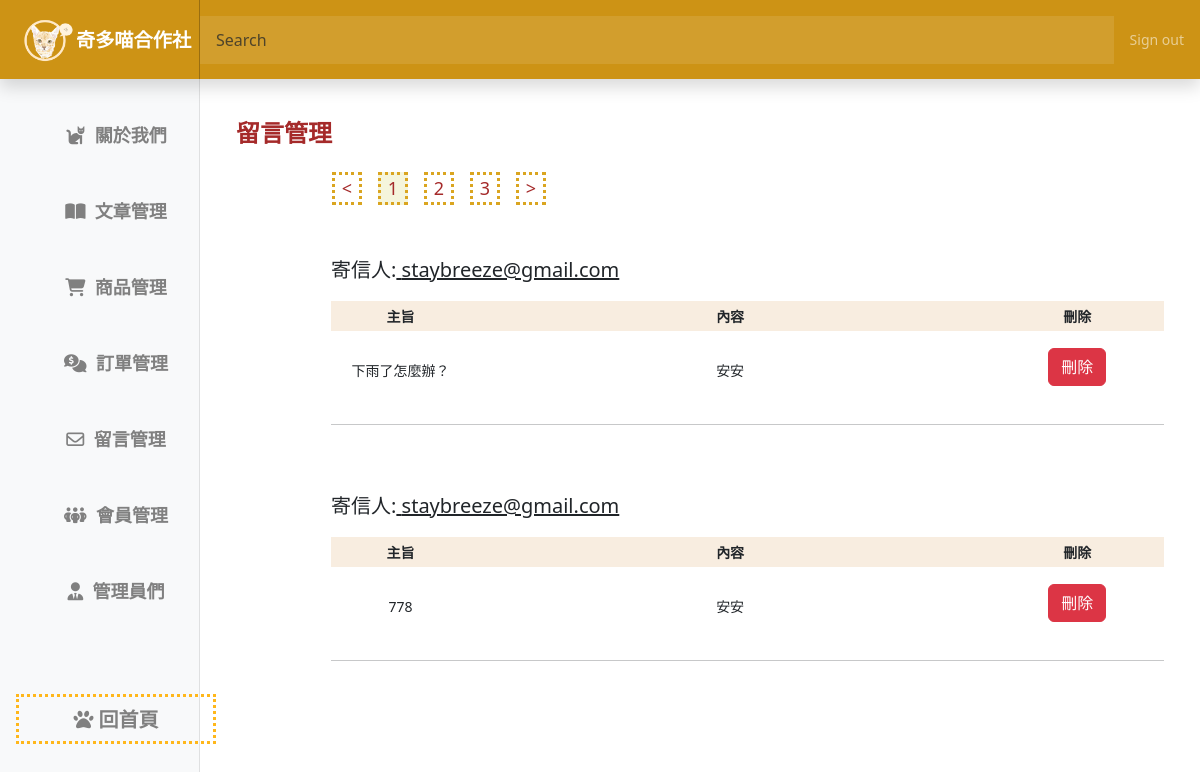
The app's page /online_store/back/messages.php with its own data.
### tables this page shows
CREATE TABLE `store_messages` (
  `id` int(10) UNSIGNED NOT NULL,
  `sender` text NOT NULL,
  `subject` text NOT NULL,
  `text` text NOT NULL
);

### online_store/api/db.php (called while the page is built, shortened)
<?php
class db
{
    protected $dsn = "mysql:host=localhost;charset=utf8;dbname=member";
    protected $pdo;
    protected $table;
    public function __construct($table)
    {
        $this->table = $table;
        $this->pdo = new PDO($this->dsn, 'root', '');
    }
    function all($id = '', $other = '')
    {
        $sql = "select * from `$this->table` ";
        if (isset($this->table) && !empty($this->table)) {
            if (is_array($id)) {
                if (!empty($id)) {
                    $tmp = $this->a2s($id);
                    $sql .= " where " . join(" && ", $tmp);
                }
            } else {
                $sql .= " $id";
            }
            $sql .= $other;
            $rows = $this->pdo->query($sql)->fetchAll(PDO::FETCH_ASSOC);
            return $rows;
        } else {
            echo "錯誤:沒有指定的資料表名稱";
        }
    }
}
$Message=new DB('store_messages');

### online_store/back/messages.php (the view, shortened to what this page needs)
<?php
include_once "../api/db.php"
?>
<!doctype html>
<html lang="en">
<head>
  <link rel="stylesheet" href="https://cdnjs.cloudflare.com/ajax/libs/font-awesome/6.4.2/css/all.min.css" />
  <link href="https://cdn.jsdelivr.net/npm/bootstrap@5.3.2/dist/css/bootstrap.min.css" rel="stylesheet">
  <link href="../css/back.css" rel="stylesheet">
</head>
<body>
  <header class="navbar navbar-dark sticky-top bg-dark flex-md-nowrap p-0 shadow">
    <a class="navbar-brand col-md-3 col-lg-2 me-0 px-3" href="../back.php"><img src="../img/logo1.png" width="60px" alt="">
      <h3 style="font-weight:bold">奇多喵合作社</h3>
    </a>
    <input class="form-control form-control-dark w-90" type="text" placeholder="Search" aria-label="Search">
    <div class="navbar-nav">
      <div class="nav-item text-nowrap">
        <a class="nav-link px-3" href="../api/logout.php">Sign out</a>
      </div>
    </div>
  </header>
  <div class="container-fluid">
    <div class="row">
      <?php
      include_once "../inc/back_nav.php"
      ?>
      <main class="col-md-9 ms-sm-auto col-lg-10 px-md-4">
        <div class="container-fluid mt-3">
          <h2 class="title">留言管理</h2>
          <?php
                $total = count($Message->all());
                $div = 2;
                $pages = ceil($total / $div);
                $now = $_GET['p'] ?? 1;
                $start = ($now - 1) * $div;
                $rows = $Message->all('', " limit $start,$div");
          echo "<div class='d-flex ms-80 mt-4'>";
          $firstPage = ($now - 1 != 0) ? ($now - 1) : 1;
          echo "<a href='?do=messages&p=$firstPage'><div class='pages ms-3'> <</div> </a>";
          for ($i = 1; $i <= $pages; $i++) {
            $currentPage  = ($now == $i) ? 'currentPage' : 'pages';
            $hidden  = ($i !=$now) ? 'hidden' : '';
            $show  = ($i==$now+1 || $i==$now-1) ? 'show' : '';
            $show2  = ($i ==$now+2 && $now+2==$pages) ? 'show' : '';
            echo "<a href='?do=messages&p=$i'><div class='$currentPage $hidden $show $show2 ms-3'> $i</div> </a>";
          }
          $lastPage = ($pages ==$now) ? $now : ($now + 1);
          echo "<a href='?do=messages&p=$lastPage'><div class='pages ms-3'> ></div> </a>";
                echo "</div>";
                foreach ($rows as $row) {
?>
          <form method="post" action="../api/message.php" style="margin-left:95px;margin-top:50px">
            <table>
              <tr>
<?php
                  echo "<p style='font-size:20px'>寄信人:<span class='underline'> {$row['sender']}</span></p>";
                  echo '<table>';
                  echo '<tr class="th-update text-center" style="height:30px">
            <th style="width:8%;background-color:#f8ede0">主旨</th>
            <th style="width:30% ;background-color:#f8ede0">內容</th>
            <th style="width:10%;background-color:#f8ede0">刪除</th>
          </tr>';
                    echo '<tr>';
                    echo "<td style='padding-top:23px'>{$row['subject']}</td>";
                    echo "<td style='padding-top:23px'>{$row['text']}</td>";
                    echo "<td><a href='../api/message.php?id={$row['id']}'><input class='btn btn-danger mt-3' type='button' value='刪除'></a></td>";
                  echo '</table>';
                ?>
            </table>
            <table>
<br>
              <tr>
                <hr>
              </tr>
            </table>
          </form>
                <?php
                }
          ?>
        </div>
    </div>
  </div>
</body>
</html>

### online_store/css/back.css (style rules this page uses)
body { font-size: .875rem; }
.navbar { background-color: #cd9315 !important }
.navbar-brand { padding-top: .75rem; padding-bottom: .75rem; font-size: 1rem; background-color: #cd9315; box-shadow: inset -1px 0 0 rgba(0, 0, 0, .25); display: flex; }
.navbar-brand>h3 { font-size: larger; margin: auto; }
.navbar .form-control { padding: .75rem 1rem; border-width: 0; border-radius: 0; }
.form-control-dark { color: #fff; background-color: rgba(255, 255, 255, .1); border-color: rgba(255, 255, 255, .1); }
.w-90 { width: 78%; }
.title { font-size: x-large; font-weight: bold; margin-top: 40px; color: brown; }

### online_store/back/messages.php (style rules this page uses)
table, tr { width: 100%; }
td { text-align: center; border: none; }
.underline { text-decoration: underline; }
.pages { margin-left:30px; font-size: large; border:3px dotted goldenrod; color:brown; text-decoration: none; width:30px; text-align: center; }
.currentPage { background-color: beige; margin-left:30px; font-size: large; border:3px dotted goldenrod; color:brown; text-decoration: none; width:30px; text-align: center; }
.ms-80 { margin-left:80px }
a { text-decoration: none; color:brown; }
.hidden { display: none; }
.show { display: block !important; }

### records on screen
store_messages: sender "staybreeze@gmail.com", subject "下雨了怎麼辦？", text "安安"
store_messages: sender "staybreeze@gmail.com", subject "778", text "安安"
